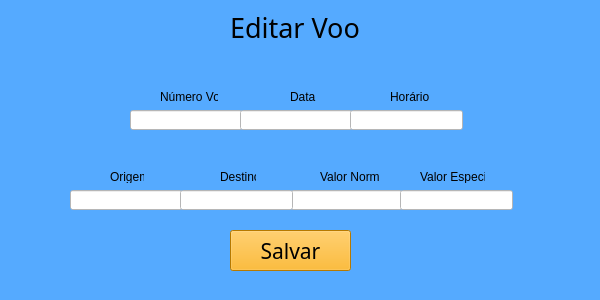
<?xml version="1.0" encoding="UTF-8"?>
<ui version="4.0">
 <class>MainWindow</class>
 <widget class="QMainWindow" name="MainWindow">
  <property name="geometry">
   <rect>
    <x>0</x>
    <y>0</y>
    <width>600</width>
    <height>300</height>
   </rect>
  </property>
  <property name="minimumSize">
   <size>
    <width>0</width>
    <height>0</height>
   </size>
  </property>
  <property name="maximumSize">
   <size>
    <width>600</width>
    <height>300</height>
   </size>
  </property>
  <property name="windowTitle">
   <string>MainWindow</string>
  </property>
  <property name="styleSheet">
   <string notr="true">background-color: rgb(85, 170, 255);</string>
  </property>
  <widget class="QWidget" name="centralwidget">
   <widget class="QLabel" name="label">
    <property name="geometry">
     <rect>
      <x>230</x>
      <y>10</y>
      <width>156</width>
      <height>35</height>
     </rect>
    </property>
    <property name="font">
     <font>
      <family>Arboria-Black</family>
      <pointsize>20</pointsize>
     </font>
    </property>
    <property name="text">
     <string>Editar Voo</string>
    </property>
   </widget>
   <widget class="QLineEdit" name="lineEdit">
    <property name="geometry">
     <rect>
      <x>130</x>
      <y>110</y>
      <width>113</width>
      <height>20</height>
     </rect>
    </property>
    <property name="styleSheet">
     <string notr="true">background-color: rgb(255, 255, 255);</string>
    </property>
   </widget>
   <widget class="QPushButton" name="pushButton">
    <property name="geometry">
     <rect>
      <x>230</x>
      <y>230</y>
      <width>121</width>
      <height>41</height>
     </rect>
    </property>
    <property name="font">
     <font>
      <family>Arboria-Black</family>
      <pointsize>16</pointsize>
     </font>
    </property>
    <property name="styleSheet">
     <string notr="true">background-color: rgb(255, 170, 0);</string>
    </property>
    <property name="text">
     <string>Salvar</string>
    </property>
   </widget>
   <widget class="QLabel" name="label_2">
    <property name="geometry">
     <rect>
      <x>160</x>
      <y>90</y>
      <width>58</width>
      <height>13</height>
     </rect>
    </property>
    <property name="text">
     <string>Número Voo</string>
    </property>
   </widget>
   <widget class="QLabel" name="label_3">
    <property name="geometry">
     <rect>
      <x>290</x>
      <y>90</y>
      <width>34</width>
      <height>13</height>
     </rect>
    </property>
    <property name="text">
     <string>Data</string>
    </property>
   </widget>
   <widget class="QLabel" name="label_4">
    <property name="geometry">
     <rect>
      <x>390</x>
      <y>90</y>
      <width>44</width>
      <height>13</height>
     </rect>
    </property>
    <property name="text">
     <string>Horário</string>
    </property>
   </widget>
   <widget class="QLabel" name="label_6">
    <property name="geometry">
     <rect>
      <x>110</x>
      <y>170</y>
      <width>34</width>
      <height>13</height>
     </rect>
    </property>
    <property name="text">
     <string>Origem</string>
    </property>
   </widget>
   <widget class="QLabel" name="label_7">
    <property name="geometry">
     <rect>
      <x>420</x>
      <y>170</y>
      <width>65</width>
      <height>13</height>
     </rect>
    </property>
    <property name="text">
     <string>Valor Especial</string>
    </property>
   </widget>
   <widget class="QLineEdit" name="lineEdit_3">
    <property name="geometry">
     <rect>
      <x>70</x>
      <y>190</y>
      <width>113</width>
      <height>20</height>
     </rect>
    </property>
    <property name="styleSheet">
     <string notr="true">background-color: rgb(255, 255, 255);</string>
    </property>
   </widget>
   <widget class="QLineEdit" name="lineEdit_5">
    <property name="geometry">
     <rect>
      <x>290</x>
      <y>190</y>
      <width>113</width>
      <height>20</height>
     </rect>
    </property>
    <property name="styleSheet">
     <string notr="true">background-color: rgb(255, 255, 255);</string>
    </property>
   </widget>
   <widget class="QLineEdit" name="lineEdit_4">
    <property name="geometry">
     <rect>
      <x>180</x>
      <y>190</y>
      <width>113</width>
      <height>20</height>
     </rect>
    </property>
    <property name="styleSheet">
     <string notr="true">background-color: rgb(255, 255, 255);</string>
    </property>
   </widget>
   <widget class="QLineEdit" name="lineEdit_6">
    <property name="geometry">
     <rect>
      <x>400</x>
      <y>190</y>
      <width>113</width>
      <height>20</height>
     </rect>
    </property>
    <property name="styleSheet">
     <string notr="true">background-color: rgb(255, 255, 255);</string>
    </property>
   </widget>
   <widget class="QLabel" name="label_8">
    <property name="geometry">
     <rect>
      <x>220</x>
      <y>170</y>
      <width>36</width>
      <height>13</height>
     </rect>
    </property>
    <property name="text">
     <string>Destino</string>
    </property>
   </widget>
   <widget class="QLabel" name="label_9">
    <property name="geometry">
     <rect>
      <x>320</x>
      <y>170</y>
      <width>60</width>
      <height>13</height>
     </rect>
    </property>
    <property name="text">
     <string>Valor Normal</string>
    </property>
   </widget>
   <widget class="QLineEdit" name="lineEdit_2">
    <property name="geometry">
     <rect>
      <x>240</x>
      <y>110</y>
      <width>113</width>
      <height>20</height>
     </rect>
    </property>
    <property name="styleSheet">
     <string notr="true">background-color: rgb(255, 255, 255);</string>
    </property>
   </widget>
   <widget class="QLineEdit" name="lineEdit_7">
    <property name="geometry">
     <rect>
      <x>350</x>
      <y>110</y>
      <width>113</width>
      <height>20</height>
     </rect>
    </property>
    <property name="styleSheet">
     <string notr="true">background-color: rgb(255, 255, 255);</string>
    </property>
   </widget>
  </widget>
  <widget class="QStatusBar" name="statusbar"/>
 </widget>
 <resources/>
 <connections/>
</ui>
